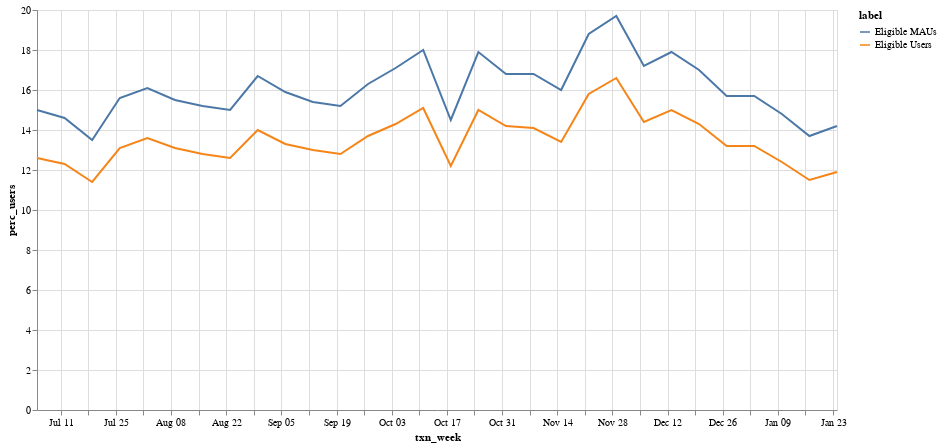

The notebook cell this image was saved under:
### Markdown cell above
Below we can see weekly percentages of eligible users/ MAUs with eligible transactions. We can see that these are quite stable over time, with the percentage of eligible MAUs being consistently higher than the eligible users (which is expected since in this case MAUs are consistently a subset of all users).

### Code cell
af.line_multi(week_elig_txns_df, "label", "txn_week", "perc_users", 800, 400, "x")

### Figure 1 — Vega-Lite specification as saved in the notebook (floating-point values rounded to 4 significant figures)
{"config": {"view": {"continuousWidth": 400, "continuousHeight": 300}}, "data": {"name": "data-945f6609983f7824da7d05fa0285aea2"}, "mark": "line", "encoding": {"color": {"field": "label", "type": "nominal"}, "tooltip": {"field": "perc_users", "type": "quantitative"}, "x": {"field": "txn_week", "type": "temporal"}, "y": {"field": "perc_users", "sort": "x", "type": "quantitative"}}, "height": 400, "width": 800, "$schema": "https://vega.github.io/schema/vega-lite/v4.17.0.json", "datasets": {"data-945f6609983f7824da7d05fa0285aea2": [{"label": "Eligible MAUs", "txn_week": "2021-07-05T00:00:00", "perc_users": 15.0}, {"label": "Eligible MAUs", "txn_week": "2021-07-12T00:00:00", "perc_users": 14.6}, {"label": "Eligible MAUs", "txn_week": "2021-07-19T00:00:00", "perc_users": 13.5}, {"label": "Eligible MAUs", "txn_week": "2021-07-26T00:00:00", "perc_users": 15.6}, {"label": "Eligible MAUs", "txn_week": "2021-08-02T00:00:00", "perc_users": 16.1}, {"label": "Eligible MAUs", "txn_week": "2021-08-09T00:00:00", "perc_users": 15.5}, {"label": "Eligible MAUs", "txn_week": "2021-08-16T00:00:00", "perc_users": 15.2}, {"label": "Eligible MAUs", "txn_week": "2021-08-23T00:00:00", "perc_users": 15.0}, {"label": "Eligible MAUs", "txn_week": "2021-08-30T00:00:00", "perc_users": 16.7}, {"label": "Eligible MAUs", "txn_week": "2021-09-06T00:00:00", "perc_users": 15.9}, {"label": "Eligible MAUs", "txn_week": "2021-09-13T00:00:00", "perc_users": 15.4}, {"label": "Eligible MAUs", "txn_week": "2021-09-20T00:00:00", "perc_users": 15.2}, {"label": "Eligible MAUs", "txn_week": "2021-09-27T00:00:00", "perc_users": 16.3}, {"label": "Eligible MAUs", "txn_week": "2021-10-04T00:00:00", "perc_users": 17.1}, {"label": "Eligible MAUs", "txn_week": "2021-10-11T00:00:00", "perc_users": 18.0}, {"label": "Eligible MAUs", "txn_week": "2021-10-18T00:00:00", "perc_users": 14.5}, {"label": "Eligible MAUs", "txn_week": "2021-10-25T00:00:00", "perc_users": 17.9}, {"label": "Eligible MAUs", "txn_week": "2021-11-01T00:00:00", "perc_users": 16.8}, {"label": "Eligible MAUs", "txn_week": "2021-11-08T00:00:00", "perc_users": 16.8}, {"label": "Eligible MAUs", "txn_week": "2021-11-15T00:00:00", "perc_users": 16.0}, {"label": "Eligible MAUs", "txn_week": "2021-11-22T00:00:00", "perc_users": 18.8}, {"label": "Eligible MAUs", "txn_week": "2021-11-29T00:00:00", "perc_users": 19.7}, {"label": "Eligible MAUs", "txn_week": "2021-12-06T00:00:00", "perc_users": 17.2}, {"label": "Eligible MAUs", "txn_week": "2021-12-13T00:00:00", "perc_users": 17.9}, {"label": "Eligible MAUs", "txn_week": "2021-12-20T00:00:00", "perc_users": 17.0}, {"label": "Eligible MAUs", "txn_week": "2021-12-27T00:00:00", "perc_users": 15.7}, {"label": "Eligible MAUs", "txn_week": "2022-01-03T00:00:00", "perc_users": 15.7}, {"label": "Eligible MAUs", "txn_week": "2022-01-10T00:00:00", "perc_users": 14.8}, {"label": "Eligible MAUs", "txn_week": "2022-01-17T00:00:00", "perc_users": 13.7}, {"label": "Eligible MAUs", "txn_week": "2022-01-24T00:00:00", "perc_users": 14.2}, {"label": "Eligible Users", "txn_week": "2021-07-05T00:00:00", "perc_users": 12.6}, {"label": "Eligible Users", "txn_week": "2021-07-12T00:00:00", "perc_users": 12.3}, {"label": "Eligible Users", "txn_week": "2021-07-19T00:00:00", "perc_users": 11.4}, {"label": "Eligible Users", "txn_week": "2021-07-26T00:00:00", "perc_users": 13.1}, {"label": "Eligible Users", "txn_week": "2021-08-02T00:00:00", "perc_users": 13.6}, {"label": "Eligible Users", "txn_week": "2021-08-09T00:00:00", "perc_users": 13.1}, {"label": "Eligible Users", "txn_week": "2021-08-16T00:00:00", "perc_users": 12.8}, {"label": "Eligible Users", "txn_week": "2021-08-23T00:00:00", "perc_users": 12.6}, {"label": "Eligible Users", "txn_week": "2021-08-30T00:00:00", "perc_users": 14.0}, {"label": "Eligible Users", "txn_week": "2021-09-06T00:00:00", "perc_users": 13.3}, {"label": "Eligible Users", "txn_week": "2021-09-13T00:00:00", "perc_users": 13.0}, {"label": "Eligible Users", "txn_week": "2021-09-20T00:00:00", "perc_users": 12.8}, {"label": "Eligible Users", "txn_week": "2021-09-27T00:00:00", "perc_users": 13.7}, {"label": "Eligible Users", "txn_week": "2021-10-04T00:00:00", "perc_users": 14.3}, {"label": "Eligible Users", "txn_week": "2021-10-11T00:00:00", "perc_users": 15.1}, {"label": "Eligible Users", "txn_week": "2021-10-18T00:00:00", "perc_users": 12.2}, {"label": "Eligible Users", "txn_week": "2021-10-25T00:00:00", "perc_users": 15.0}, {"label": "Eligible Users", "txn_week": "2021-11-01T00:00:00", "perc_users": 14.2}, {"label": "Eligible Users", "txn_week": "2021-11-08T00:00:00", "perc_users": 14.1}, {"label": "Eligible Users", "txn_week": "2021-11-15T00:00:00", "perc_users": 13.4}, {"label": "Eligible Users", "txn_week": "2021-11-22T00:00:00", "perc_users": 15.8}, {"label": "Eligible Users", "txn_week": "2021-11-29T00:00:00", "perc_users": 16.6}, {"label": "Eligible Users", "txn_week": "2021-12-06T00:00:00", "perc_users": 14.4}, {"label": "Eligible Users", "txn_week": "2021-12-13T00:00:00", "perc_users": 15.0}, {"label": "Eligible Users", "txn_week": "2021-12-20T00:00:00", "perc_users": 14.3}, {"label": "Eligible Users", "txn_week": "2021-12-27T00:00:00", "perc_users": 13.2}, {"label": "Eligible Users", "txn_week": "2022-01-03T00:00:00", "perc_users": 13.2}, {"label": "Eligible Users", "txn_week": "2022-01-10T00:00:00", "perc_users": 12.4}, {"label": "Eligible Users", "txn_week": "2022-01-17T00:00:00", "perc_users": 11.5}, {"label": "Eligible Users", "txn_week": "2022-01-24T00:00:00", "perc_users": 11.9}]}}
